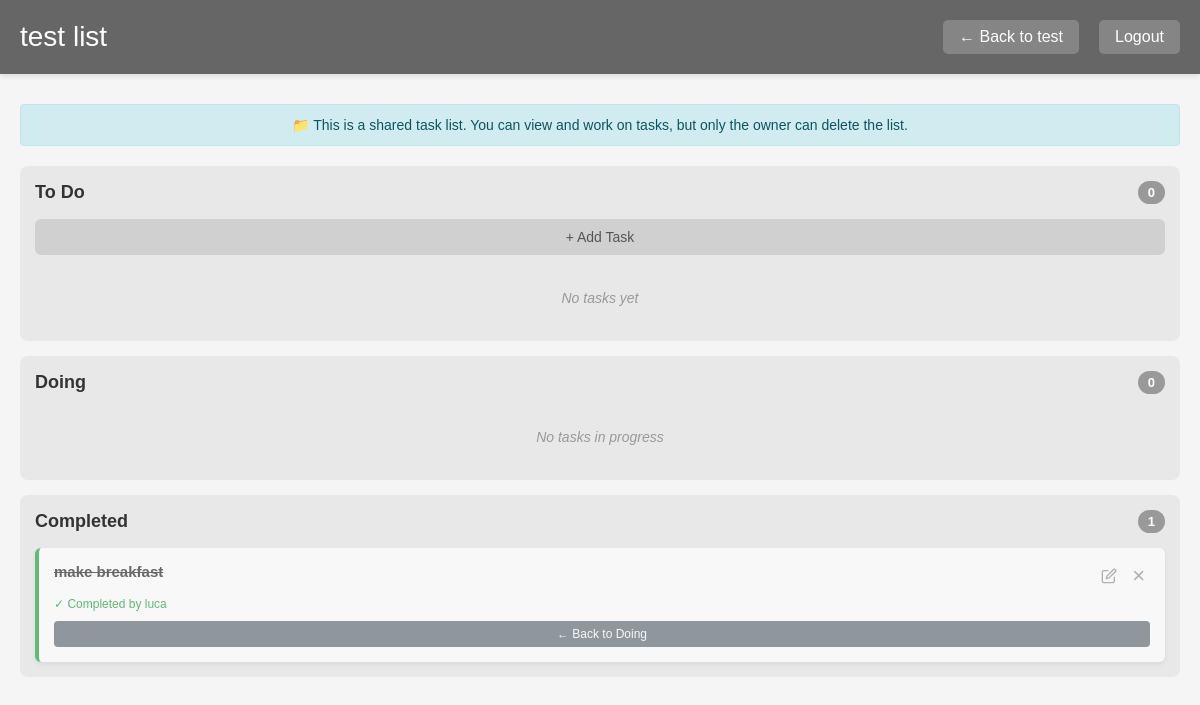
The page /tasklist/1 (signed in) on the database its author committed.
### models.py (models this page shows, shortened)
class TaskList(db.Model):
    __tablename__ = 'task_list'
    task_list_id = db.Column(db.Integer, primary_key=True)
    collection_id = db.Column(db.Integer, db.ForeignKey('collection.collection_id'), nullable=False)
    list_name = db.Column(db.String(100), nullable=False)
    description = db.Column(db.Text)
    created_at = db.Column(db.DateTime, default=datetime.utcnow)
    updated_at = db.Column(db.DateTime, default=datetime.utcnow, onupdate=datetime.utcnow)
    tasks = db.relationship('Task', backref='task_list', lazy=True, cascade='all, delete-orphan')
    shared_with_groups = db.relationship('SharedTaskList', backref='task_list', lazy=True, cascade='all, delete-orphan')
    assignments = db.relationship('TaskListAssignment', backref='task_list', lazy=True, cascade='all, delete-orphan')

class Collection(db.Model):
    __tablename__ = 'collection'
    collection_id = db.Column(db.Integer, primary_key=True)
    user_id = db.Column(db.Integer, db.ForeignKey('user.user_id'), nullable=False)
    collection_name = db.Column(db.String(100), nullable=False)
    description = db.Column(db.Text)
    created_at = db.Column(db.DateTime, default=datetime.utcnow)
    updated_at = db.Column(db.DateTime, default=datetime.utcnow, onupdate=datetime.utcnow)
    task_lists = db.relationship('TaskList', backref='collection', lazy=True, cascade='all, delete-orphan')

class Task(db.Model):
    __tablename__ = 'task'
    task_id = db.Column(db.Integer, primary_key=True)
    task_list_id = db.Column(db.Integer, db.ForeignKey('task_list.task_list_id'), nullable=False)
    task_name = db.Column(db.String(200), nullable=False)
    description = db.Column(db.Text)
    status = db.Column(db.String(20), default='todo')  # todo, doing, completed
    priority = db.Column(db.String(20))
    due_date = db.Column(db.DateTime)
    created_at = db.Column(db.DateTime, default=datetime.utcnow)
    completed_at = db.Column(db.DateTime)
    completed_by_user_id = db.Column(db.Integer, db.ForeignKey('user.user_id'))
    completed_by = db.relationship('User', foreign_keys=[completed_by_user_id])

class User(UserMixin, db.Model):
    __tablename__ = 'user'
    user_id = db.Column(db.Integer, primary_key=True)
    username = db.Column(db.String(80), unique=True, nullable=False)
    password_hash = db.Column(db.String(200), nullable=False)
    user_role = db.Column(db.String(20), default='user')
    collections = db.relationship('Collection', backref='owner', lazy=True, cascade='all, delete-orphan')
    owned_groups = db.relationship('Group', backref='leader', lazy=True, foreign_keys='Group.leader_id')
    group_memberships = db.relationship('GroupMember', backref='user', lazy=True, cascade='all, delete-orphan')

### app.py (the view)
@app.route('/tasklist/<int:task_list_id>')
@login_required
def view_task_list(task_list_id):
    task_list = TaskList.query.get_or_404(task_list_id)
    collection = Collection.query.get(task_list.collection_id)
    if not user_has_access_to_task_list(current_user.user_id, task_list_id):
        flash('You do not have permission to view this task list.', 'error')
        return redirect(url_for('dashboard'))
    is_owner = (collection.user_id == current_user.user_id)
    assigned_to_me = False
    if not is_owner:
        my_membership = GroupMember.query.filter(
            GroupMember.user_id == current_user.user_id
        ).join(
            TaskListAssignment, TaskListAssignment.membership_id == GroupMember.membership_id
        ).filter(
            TaskListAssignment.task_list_id == task_list_id
        ).first()
        assigned_to_me = my_membership is not None
    if not is_owner and not assigned_to_me:
        flash('This task list has not been assigned to you.', 'error')
        return redirect(url_for('dashboard'))
    todo_tasks = Task.query.filter_by(task_list_id=task_list_id, status='todo').order_by(Task.created_at.desc()).all()
    doing_tasks = Task.query.filter_by(task_list_id=task_list_id, status='doing').order_by(Task.created_at.desc()).all()
    completed_tasks = Task.query.filter_by(task_list_id=task_list_id, status='completed').order_by(Task.completed_at.desc()).all()
    return render_template('task_list.html',
                         task_list=task_list,
                         collection=collection,
                         todo_tasks=todo_tasks,
                         doing_tasks=doing_tasks,
                         completed_tasks=completed_tasks,
                         is_owner=is_owner,
                         assigned_to_me=assigned_to_me)

### app.py (called while the page is built)
@login_manager.user_loader
def load_user(user_id):
    return User.query.get(int(user_id))

def user_has_access_to_task_list(user_id, task_list_id):
    task_list = TaskList.query.get(task_list_id)
    if not task_list:
        return False
    collection = Collection.query.get(task_list.collection_id)
    if collection.user_id == user_id:
        return True
    assigned = GroupMember.query.filter(
        GroupMember.user_id == user_id
    ).join(
        TaskListAssignment, TaskListAssignment.membership_id == GroupMember.membership_id
    ).filter(
        TaskListAssignment.task_list_id == task_list_id
    ).first()
    return assigned is not None

### templates/task_list.html (shortened to what this page needs)
<!DOCTYPE html>
<html lang="en">
<head>
    <link rel="stylesheet" href="{{ url_for('static', filename='css/task_board.css') }}">
</head>
<body>
    <header>
        <div class="header-content">
            <h1>{{ task_list.list_name }}</h1>
            <div class="user-menu">
                <a href="{{ url_for('view_collection', collection_id=collection.collection_id) }}" class="logout-btn">← Back to {{ collection.collection_name }}</a>
                <a href="{{ url_for('logout') }}" class="logout-btn">Logout</a>
            </div>
        </div>
    </header>
    <main class="container">
        {% if not is_owner %}
            <div class="alert alert-info">
                📁 This is a shared task list. You can view and work on tasks, but only the owner can delete the list.
            </div>
        {% endif %}
        <div class="board">
            <div class="column">
                <div class="column-header">
                    <h3>To Do</h3>
                    <span class="task-count">{{ todo_tasks|length }}</span>
                </div>
                <button class="add-task-btn" onclick="openAddTaskModal()">+ Add Task</button>
                <div class="tasks-container">
                    {% for task in todo_tasks %}
                        <div class="task-card">
                            <div class="task-header">
                                <h4>{{ task.task_name }}</h4>
                                <div class="task-controls">
                                    <button class="edit-task" onclick="openEditTaskModal({{ task.task_id }}, '{{ task.task_name }}', '{{ task.description or '' }}')">
                                        <svg width="16" height="16" viewBox="0 0 24 24" fill="none" stroke="currentColor" stroke-width="2">
                                            <path d="M11 4H4a2 2 0 0 0-2 2v14a2 2 0 0 0 2 2h14a2 2 0 0 0 2-2v-7"></path>
                                            <path d="M18.5 2.5a2.121 2.121 0 0 1 3 3L12 15l-4 1 1-4 9.5-9.5z"></path>
                                        </svg>
                                    </button>
                                    <button class="delete-task" onclick="deleteTask({{ task.task_id }})">&times;</button>
                                </div>
                            </div>
                            {% if task.description %}
                                <p class="task-description">{{ task.description }}</p>
                            {% endif %}
                            <div class="task-actions">
                                <button class="move-btn" onclick="moveTask({{ task.task_id }}, 'doing')">Move to Doing →</button>
                            </div>
                        </div>
                    {% else %}
                        <p class="no-tasks">No tasks yet</p>
                    {% endfor %}
                </div>
            </div>
            <div class="column">
                <div class="column-header">
                    <h3>Doing</h3>
                    <span class="task-count">{{ doing_tasks|length }}</span>
                </div>
                <div class="tasks-container">
                    {% for task in doing_tasks %}
                        <div class="task-card task-doing">
                            <div class="task-header">
                                <h4>{{ task.task_name }}</h4>
                                <div class="task-controls">
                                    <button class="edit-task" onclick="openEditTaskModal({{ task.task_id }}, '{{ task.task_name }}', '{{ task.description or '' }}')">
                                        <svg width="16" height="16" viewBox="0 0 24 24" fill="none" stroke="currentColor" stroke-width="2">
                                            <path d="M11 4H4a2 2 0 0 0-2 2v14a2 2 0 0 0 2 2h14a2 2 0 0 0 2-2v-7"></path>
                                            <path d="M18.5 2.5a2.121 2.121 0 0 1 3 3L12 15l-4 1 1-4 9.5-9.5z"></path>
                                        </svg>
                                    </button>
                                    <button class="delete-task" onclick="deleteTask({{ task.task_id }})">&times;</button>
                                </div>
                            </div>
                            {% if task.description %}
                                <p class="task-description">{{ task.description }}</p>
                            {% endif %}
                            <div class="task-actions">
                                <button class="move-btn-back" onclick="moveTask({{ task.task_id }}, 'todo')">← To Do</button>
                                <button class="move-btn" onclick="moveTask({{ task.task_id }}, 'completed')">Complete →</button>
                            </div>
                        </div>
                    {% else %}
                        <p class="no-tasks">No tasks in progress</p>
                    {% endfor %}
                </div>
            </div>
            <div class="column">
                <div class="column-header">
                    <h3>Completed</h3>
                    <span class="task-count">{{ completed_tasks|length }}</span>
                </div>
                <div class="tasks-container">
                    {% for task in completed_tasks %}
                        <div class="task-card task-completed">
                            <div class="task-header">
                                <h4>{{ task.task_name }}</h4>
                                <div class="task-controls">
                                    <button class="edit-task" onclick="openEditTaskModal({{ task.task_id }}, '{{ task.task_name }}', '{{ task.description or '' }}')">
                                        <svg width="16" height="16" viewBox="0 0 24 24" fill="none" stroke="currentColor" stroke-width="2">
                                            <path d="M11 4H4a2 2 0 0 0-2 2v14a2 2 0 0 0 2 2h14a2 2 0 0 0 2-2v-7"></path>
                                            <path d="M18.5 2.5a2.121 2.121 0 0 1 3 3L12 15l-4 1 1-4 9.5-9.5z"></path>
                                        </svg>
                                    </button>
                                    <button class="delete-task" onclick="deleteTask({{ task.task_id }})">&times;</button>
                                </div>
                            </div>
                            {% if task.completed_by %}
                                <p class="completed-by">✓ Completed by {{ task.completed_by.username }}</p>
                            {% endif %}
                            <div class="task-actions">
                                <button class="move-btn-back" onclick="moveTask({{ task.task_id }}, 'doing')">← Back to Doing</button>
                            </div>
                        </div>
                    {% else %}
                        <p class="no-tasks">No completed tasks</p>
                    {% endfor %}
                </div>
            </div>
        </div>
    </main>
</body>
</html>

### static/css/task_board.css (style rules this page uses)
* { margin: 0; padding: 0; box-sizing: border-box; }
body { font-family: Arial, sans-serif; background-color: #f5f5f5; min-height: 100vh; }
header { background-color: #666; color: white; padding: 20px 0; box-shadow: 0 2px 5px rgba(0,0,0,0.1); }
.header-content { max-width: 1400px; margin: 0 auto; padding: 0 20px; display: flex; justify-content: space-between; align-items: center; }
header h1 { font-size: 28px; font-weight: normal; }
.user-menu { display: flex; align-items: center; gap: 20px; }
.logout-btn { background-color: rgba(255,255,255,0.2); color: white; padding: 8px 16px; border-radius: 5px; text-decoration: none; transition: background-color 0.3s; }
.container { max-width: 1400px; margin: 0 auto; padding: 30px 20px; }
.board { display: grid; grid-template-columns: repeat(3, 1fr); gap: 20px; }
.column { background-color: #e8e8e8; border-radius: 8px; padding: 15px; min-height: 500px; }
.column-header { display: flex; justify-content: space-between; align-items: center; margin-bottom: 15px; }
.column-header h3 { font-size: 18px; color: #333; }
.task-count { background-color: #999; color: white; padding: 4px 10px; border-radius: 12px; font-size: 13px; font-weight: bold; }
.add-task-btn { width: 100%; padding: 10px; background-color: rgba(0,0,0,0.1); border: none; border-radius: 6px; cursor: pointer; font-size: 14px; color: #555; margin-bottom: 15px; transition: background-color 0.2s; }
.tasks-container { display: flex; flex-direction: column; gap: 10px; }
.task-card { background-color: white; border-radius: 6px; padding: 15px; box-shadow: 0 2px 5px rgba(0,0,0,0.1); transition: box-shadow 0.2s; }
.task-header { display: flex; justify-content: space-between; align-items: flex-start; margin-bottom: 8px; }
.task-header h4 { font-size: 15px; color: #333; flex: 1; }
.task-controls { display: flex; gap: 5px; }
.edit-task, .delete-task { background: none; border: none; color: #999; cursor: pointer; padding: 2px 5px; display: flex; align-items: center; justify-content: center; transition: color 0.2s; }
.edit-task { font-size: 16px; }
.delete-task { font-size: 22px; line-height: 1; }
.task-actions { display: flex; gap: 8px; margin-top: 10px; }
.move-btn, .move-btn-back { padding: 6px 12px; border: none; border-radius: 4px; font-size: 12px; cursor: pointer; transition: all 0.2s; }
.move-btn-back { background-color: #6c757d; color: white; flex: 1; }
.task-completed { opacity: 0.7; border-left: 4px solid #28a745; }
.task-completed h4 { text-decoration: line-through; }
.no-tasks { text-align: center; color: #999; font-style: italic; font-size: 14px; padding: 20px; }
.alert { padding: 12px; margin-bottom: 20px; border-radius: 4px; font-size: 14px; text-align: center; }
.alert-info { background-color: #d1ecf1; color: #0c5460; border: 1px solid #bee5eb; }
.completed-by { font-size: 12px; color: #28a745; margin-top: 8px; font-weight: 500; }
@media (max-width: 1200px) { .board { grid-template-columns: 1fr; gap: 15px; } }
@media (max-width: 1200px) { .column { min-height: auto; } }

### rows shown on the page
TaskList: list_name "test list"
Collection: collection_name "test"
Task: task_name "make breakfast", completed_by.username "luca"

### other values the page prints
{{ todo_tasks|length }} "0"
{{ doing_tasks|length }} "0"
{{ completed_tasks|length }} "1"
